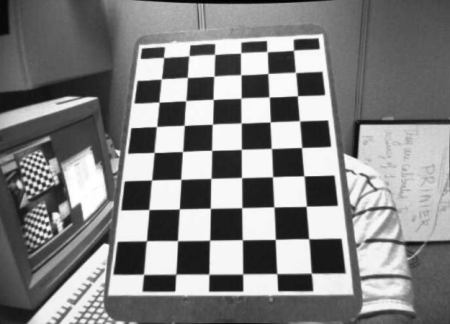
#> input picture Aula 7 e 8/calib_result.jpg, 450 x 324 px
$ jupyter execute aula7.ipynb
#> lines starting #> are read from the running program, lines starting #| are printed output that depends on the picture
[cell 1]
import cv2
import numpy as np
import math
import matplotlib.pyplot as plt
import matplotlib.image as mpimg

[cell 2]
# [4 lines of commented-out code are left out]

[cell 3]
src = np.array([[140, 45], [322, 34], [108, 295], [351, 294]], np.float32)
print(src)

[cell 4]
dst = np.array([[115, 10], [345, 10], [115, 295], [345, 295]], np.float32)
print(dst)

[cell 5]
m = cv2.getPerspectiveTransform(src, dst)
print(m)

[cell 6]
calib = cv2.imread('calib_result.jpg',cv2.IMREAD_COLOR)
#> calib is the input picture: shape (324, 450, 3); min 0, max 255, mean 130.5
img = mpimg.imread('calib_result.jpg')
imgplot = plt.imshow(img)
plt.show()

[cell 7]
out =  cv2.warpPerspective(calib, m, (len(calib[0]), len(calib)))
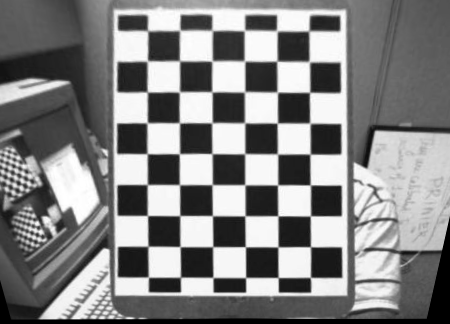
#> out: shape (324, 450, 3); min 0, max 255, mean 131.2
cv2.imwrite('tabuleiro.png', out)
img = mpimg.imread('tabuleiro.png')
#> img: shape (324, 450, 3) float32; min 0, max 1, mean 0.515
imgplot = plt.imshow(img)
plt.show()
